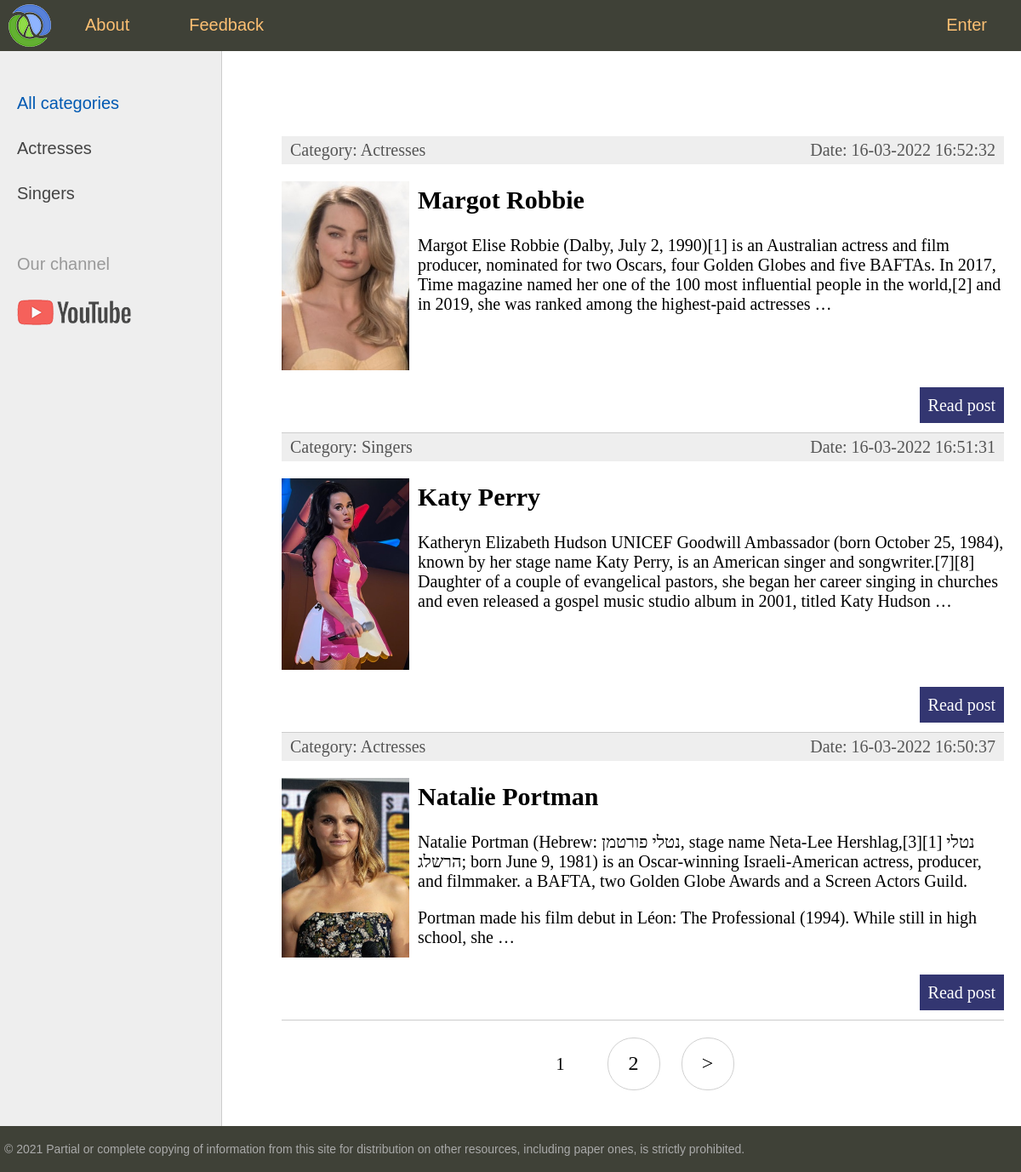
The page / on the database its author committed.
### women/models.py (models this page shows, shortened)
class Category(models.Model):
    name = models.CharField(max_length=100, db_index=True)
    slug = models.SlugField(max_length=255, unique=True, db_index=True, verbose_name="URL")
    def __str__(self):
        return self.name
    def get_absolute_url(self):
        return reverse('category', kwargs={'cat_slug': self.slug})
    class Meta:
        verbose_name = 'Category'
        verbose_name_plural = 'Category'
        ordering = ['id']

class Women(models.Model):
    title = models.CharField(max_length=255)
    slug = models.SlugField(max_length=255, unique=True, db_index=True, verbose_name="URL")
    content = models.TextField(blank=True)
    photo = models.ImageField(upload_to="photos/%Y/%m/%d/")
    time_create = models.DateTimeField(auto_now_add=True)
    time_update = models.DateTimeField(auto_now=True)
    is_published = models.BooleanField(default=True)
    cat = models.ForeignKey('Category', on_delete=models.PROTECT)
    def get_absolute_url(self):
        return reverse('post', kwargs={'post_slug': self.slug})
    class Meta:
        verbose_name = 'Famous women'
        verbose_name_plural = 'Famous women'
        ordering = ['-time_create', 'title']

### women/views.py (the view)
# urls.py: path('', WomenHome.as_view(), name='home'),
class WomenHome(DataMixin, ListView):
    model = Women
    template_name = 'women/index.html'
    context_object_name = 'posts'
    def get_context_data(self, *, object_list=None, **kwargs):
        context = super().get_context_data(**kwargs)
        c_def = self.get_user_context(title="Home")
        return dict(list(context.items()) + list(c_def.items()))
    def get_queryset(self):
        return Women.objects.filter(is_published=True)

### women/templatetags/women_tags.py (called while the page is built)
@register.inclusion_tag('women/list_categories.html')
def show_categories(sort=None, cat_selected=0):
    if not sort:
        cats = Category.objects.all()
    else:
        cats = Category.objects.order_by(sort)
    return {"cats": cats, "cat_selected": cat_selected}

### women/utils.py (called while the page is built)
    def get_user_context(self, **kwargs):
        context = kwargs
        cats = Category.objects.annotate(Count('women'))
        user_menu = menu.copy()
        if not self.request.user.is_authenticated:
            user_menu.pop(1)
        context['menu'] = user_menu
        context['cats'] = cats
        if 'cat_selected' not in context:
            context['cat_selected'] = 0
        return context

### women/templates/women/index.html (shortened to what this page needs)
{% extends 'women/base.html' %}
{% block content %}
<ul class="list-articles">
    {% for p in object_list %}
            <li><div class="article-panel">
    <p class="first">Category: {{p.cat}}</p>
    <p class="last">Date: {{p.time_update|date:"d-m-Y H:i:s"}}</p>
</div>
{% if p.photo %}
                <p><img class ="img-article-left thumb" src="{{p.photo.url}}" alt=""></p>
{% endif %}
                <h2>{{p.title}}</h2>
        {% autoescape on %}
        {{p.content|linebreaks|truncatewords:50}}
        {% endautoescape %}
        <p class="link-read-post"><a href="{{ p.get_absolute_url }}">Read post</a></p>
    </li>
    {% endfor %}
</ul>
{% endblock %}

### women/templates/women/base.html (shortened to what this page needs)
<!DOCTYPE html>
{% load static %}
{% load women_tags %}
<html>
<head>
    <link type="text/css" href="{% static 'women/css/styles.css' %}" rel="stylesheet"/>
</head>
<body>
<table class="table-page" border=0 cellpadding="0" cellspacing="0">
    <tr>
        <td valign=top>
            {% block mainmenu %}
            <div class="header">
                <ul id="mainmenu" class="mainmenu">
                    <li class="logo"><a href="{% url 'home' %}">
                        <div class="logo"></div>
                    </a></li>
                    {% for m in menu %}
                    {% if not forloop.last %}
                    <li><a href="{% url m.url_name %}">{{m.title}}</a></li>
                    {% else %}
                    <li class="last"><a href="{% url m.url_name %}">{{m.title}}</a></li>
                    {% endif %}
                    {% endfor %}
                </ul>
            </div>
            {% endblock mainmenu %}
            <table class="table-content" border=0 cellpadding="0" cellspacing="0">
                <tr>
                    <td valign="top" class="left-chapters">
                        <ul id="leftchapters">
                            {% if cat_selected == 0 %}
                            <li class="selected">All categories</li>
                            {% else %}
                            <li><a href="{% url 'home' %}">All categories</a></li>
                            {% endif %}
                            {% for c in cats %}
                            {% if c.women__count > 0 %}
                                {% if c.pk == cat_selected %}
                            <li class="selected">{{c.name}}</li>
                                {% else %}
                            <li><a href="{{ c.get_absolute_url }}">{{c.name}}</a></li>
                                {% endif %}
                            {% endif %}
                            {% endfor %}
                            <li class="share">
                                <p>Our channel</p>
                                <a class="share-yt"
                                   href="https://www.youtube.com/channel/UClJzWfGWuGJL2t-3dYKcHTA/playlists"
                                   target="_blank" rel="nofollow"></a>
                            </li>
                        </ul>
                    </td>
                    <td valign="top" class="content">
                        <div class="content-text">
                            {% block content %}
                            {% endblock %}
                                    {% if page_obj.has_other_pages %}
                                    <nav class="list-pages">
                                        <ul>
                                            {% endif %}
                                {% for p in paginator.page_range %}
                                {% if page_obj.number == p %}
                                <li class="page-num page-num-selected">{{ p }}</li>
                                {% elif p >= page_obj.number|add:-1 and p <= page_obj.number|add:1 %}
                                <li class="page-num">
                                    <a href="?page={{ p }}">{{ p }}</a>
                                </li>
                                {% endif %}
                                {% endfor %}
                                        {% if page_obj.has_next %}
                                    <li class="page-num">
                                        <a href="?page={{ page_obj.next_page_number }}">&gt;</a>
                                    </li>
                                    {% endif %}
                                </ul>
                            </nav>
                        </div>
                    </td>
                </tr>
            </table>
        </td>
    </tr>
    <tr>
        <td valign=top>
            <div id="footer">
                <p>&copy; 2021 Partial or complete copying of information from this site for distribution on other
                    resources, including paper ones, is strictly prohibited.</p>
            </div>
        </td>
    </tr>
</table>
</body>
</html>

### women/static/women/css/styles.css (style rules this page uses)
html, body { font-family: 'Arial'; margin: 0; padding: 0; height: 100%; width: 100%; color: #444; }
a { color: #0059b2; text-decoration: none; }
img { max-width: 600px; height: auto; }
img.img-article-left { max-width: 300px; height: auto; float: left; padding: 0 10px 10px 0; }
img.img-article-left.thumb { max-width: 150px; height: auto; }
p.link-read-post { text-align: right; }
p.link-read-post a { padding: 10px; min-width: 100px; background: #333671; color: #fff; text-decoration: none; }
div.article-panel { background: #eee; padding: 5px 10px 5px 10px; box-sizing: border-box; overflow: hidden; color: #555; }
div.article-panel p.first { margin: 0; float: left; }
div.article-panel p.last { margin: 0; float: right; }
ul.list-articles { list-style: none; margin: 0; padding: 0; }
ul.list-articles li { border-bottom: 1px solid #ccc; }
.table-page { width: 100%; height: 100%; vertical-align: top; }
.table-page tr { height: 100%; }
.header { background: #3F4137; height: 60px; }
.logo { background: url('../images/logo.png') no-repeat 10px 5px; width: 70px; height: 60px; }
ul.mainmenu { list-style: none; margin: 0; padding: 0; height: 60px; color: #fdc073; font-size: 20px; overflow: hidden; }
ul.mainmenu li { float: left; margin: 18px 40px 0 30px; }
ul.mainmenu li.logo { margin: 0; }
ul.mainmenu li.last { float: right; }
ul.mainmenu li a { color: #fdc073; text-decoration: none; }
.table-content { width: 100%; min-height: 100%; height: 100%; }
.left-chapters { margin: 0; background: #eee; border-right: 1px solid #ccc; min-height: 100%; }
.left-chapters ul { width: 230px; min-height: 100%; margin: 0; padding: 20px 10px 10px 20px; list-style: none; font-size: 20px; }
.left-chapters ul li { margin: 30px 0 0 0; color: #999; }
.left-chapters ul li.selected { color: #0059b2; }
.left-chapters ul li a { color: #444; text-decoration: none; }
.left-chapters ul li.share { margin: 60px 0 0 0; }
.left-chapters ul li.share p { margin: 30px 0 30px 0; }
.left-chapters ul li.share a { display: inline-block; width: 40px; height: 40px; margin: 0 20px 0 0; }
.left-chapters ul li.share a.share-yt { width: 100%; height: 30px; background: url('../images/share_yt.png') no-repeat 0 0 }
.content { padding: 40px 20px 20px 40px; width: 100%; box-sizing: border-box; }
.content-text { margin: 60px 0 0 30px; color: #000; font-size: 20px; font-family: Yandex Sans Display Light; }
#footer { box-sizing: border-box; background: #3F4137; padding: 5px; color: #aaa; font-size: 14px; font-family: Verdana, Geneva, Arial, Helvetica; text-align: left; overflow: hidden; }
.list-pages { text-align: center; margin: 0 0 20px 0; }
.list-pages ul { margin: 20px 0 0 0; padding: 0; list-style: none; }
.list-pages ul li { display: inline-block; margin: 0 20px 0 0; }
.list-pages a { color: #000; font-size: 24px; text-decoration: none; }
.list-pages .page-num, .page-num-selected { display: inline-block; width: 60px; height: 44px; padding: 16px 0 0 0; border: 1px solid #d0d0d0; border-radius: 30px; }
.list-pages .page-num-selected { border: none; color: #000; font-size: 20px; }

### rows shown on the page
Category: name "Actresses"
Category: name "Singers"
Women: cat "Actresses", time_update "16-03-2022 16:52:32", photo (picture), title "Margot Robbie", content "Margot Elise Robbie (Dalby, July 2, 1990)[1] is an Australian actress and film producer, nominated for two Oscars, four Golden Globes and five BAFTAs. In 2017, Time magazine named her one of the 100 most influential people in the world,[2] and in 2019, she was ranked among the highest-paid actresses …"
Women: cat "Singers", time_update "16-03-2022 16:51:31", photo (picture), title "Katy Perry", content "Katheryn Elizabeth Hudson UNICEF Goodwill Ambassador (born October 25, 1984), known by her stage name Katy Perry, is an American singer and songwriter.[7][8] Daughter of a couple of evangelical pastors, she began her career singing in churches and even released a gospel music studio album in 2001, titled Katy Hudson …"
Women: cat "Actresses", time_update "16-03-2022 16:50:37", photo (picture), title "Natalie Portman", content "Natalie Portman (Hebrew: נטלי פורטמן, stage name Neta-Lee Hershlag,[3][1] נטלי הרשלג; born June 9, 1981) is an Oscar-winning Israeli-American actress, producer, and filmmaker. a BAFTA, two Golden Globe Awards and a Screen Actors Guild. Portman made his film debut in Léon: The Professional (1994). While still in high school, she …"

### other values the page prints
{{ m.title }} "About" "Feedback"
{{ m.title }} "Enter"
{{ p }} "1"
{{ p }} "2"
